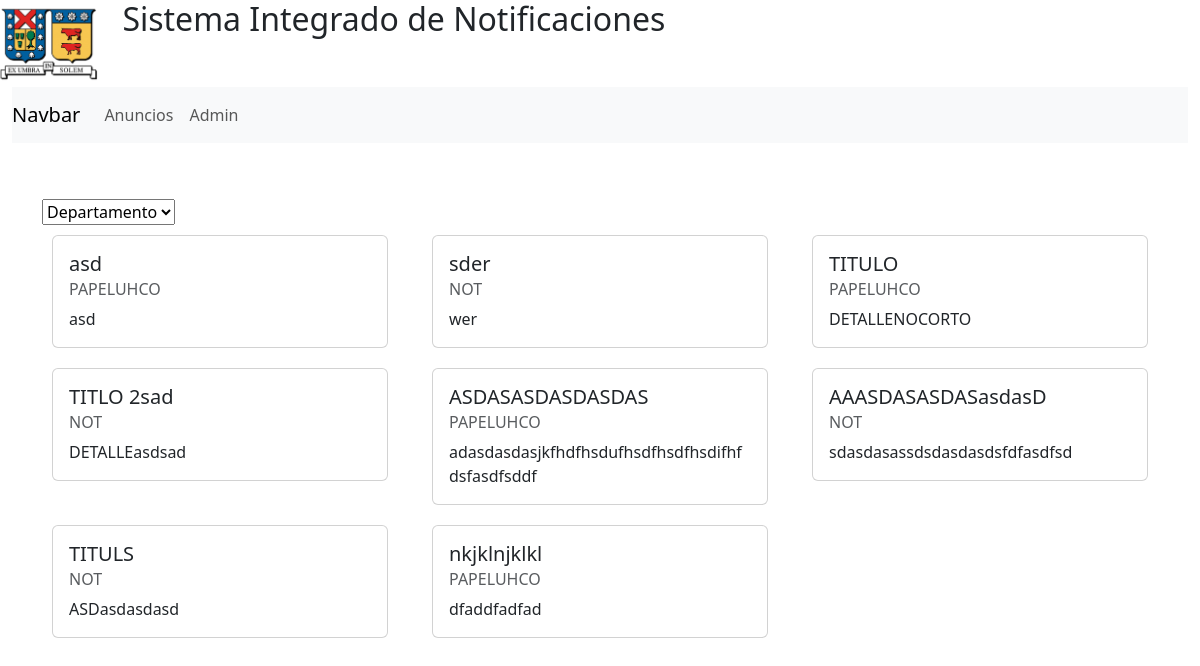
The page /carrera/ on the database its author committed.
### miapp/models.py (models this page shows, shortened)
class Comunicado(models.Model):
    id = models.BigAutoField(primary_key=True)
    titulo = models.CharField(max_length=20)
    detalle = models.CharField(max_length=255)
    detalle_corto = models.CharField(max_length = 126)
    tipo = [    ("S", "Suspencion de actividades"),
                ("C", "Suspencion de clases"),
                ("I", "Informacion")]
    eleccion_tipo = models.CharField(max_length=1, choices=tipo, default="I")
    fecha_publicacion = models.DateField()
    fecha_modificacion = models.DateTimeField()
    entidad = models.ForeignKey(Entidades, on_delete=models.PROTECT)
    visible = models.BooleanField(default=1)

class Entidades(models.Model):
    id = models.BigAutoField(primary_key=True)
    nombre = models.CharField(max_length=255)
    def __str__(self):
        return (self.nombre)
    class Meta:
        verbose_name_plural = "Entidades"

### miapp/views.py (the view)
# urls.py: path('carrera/', views.carreras, name="carreras"),
def carreras(request):
    comunicado = Comunicado.objects.order_by('fecha_publicacion').all()
    entidades = Entidades.objects.all()
    data = {
        'entidades': entidades,
        'comunicados': comunicado,
    }
    return render(request,'miapp/carreras.html', data)

### miapp/templates/miapp/carreras.html
{% extends 'miapp/base.html' %}
{% block content %}
<div class = "container">
<div class = "row">
{% for comunicado in comunicados %}
<div class="col-md-4 col-sm-12">
  <div class="card" style="margin: 10px;">
    <div class="card-body">
      <h5 class="card-title">{{comunicado.titulo}}</h5>
      <h6 class="card-subtitle mb-2 text-muted">{{comunicado.entidad}}</h6>
      <p class="card-text">{{comunicado.detalle}}</p>
    </div>
  </div>
</div>
{% endfor %}
</div>
</div>
{% endblock %}

### miapp/templates/miapp/base.html (shortened to what this page needs)
{% load static %}
<!DOCTYPE html>
<html lang="en">
  <head>
    <link rel="stylesheet" href="{% static 'miapp/css/bootstrap.css' %}" />
    <link rel="stylesheet" href="{% static 'miapp/css/estilos.css' %}" />
    <link rel="stylesheet" href="https://cdn.jsdelivr.net/npm/bootstrap-icons@1.11.1/font/bootstrap-icons.css" />
  </head>
  <body>
    <header class = "row" id = "inicio">
      <img src = "{% static 'miapp\img\Logo_UTFSM.png' %}" class = "col-4" id = "usm-logo" style="height: 10%; width: 10%;">
      <div class = "col-8">
        <h2>Sistema Integrado de Notificaciones</h2>
      </div>
    </header>
    {% include 'miapp/sidebar.html' %}
    <div class="container-fluid">
      <div class="row vh-100">
        <section class="col">
          {% block content %}
          {% endblock %}
        </section>
      </div>
    </div>
  </body>
</html>

### miapp/templates/miapp/sidebar.html (shortened to what this page needs)
<div class = container-fluid>
<nav class="navbar navbar-expand-lg navbar-light bg-light">
  <a class="navbar-brand" href="{% url 'home' %}">Navbar</a>
  <div class="collapse navbar-collapse" id="navbarNav">
    <ul class="navbar-nav">
      <li class="nav-item">
        <a class="nav-link" href="{% url 'carreras' %}">Anuncios</a>
      </li>
      <li class="nav-item">
        <a class="nav-link" href="{% url 'admin:index' %}">Admin</a>
      </li>
    </ul>
  </div>
</nav></div>
<div class="container">
  <h1>ㅤ</h1>
<select name="dep" id="dep">
  <option selected value ="" disabled = "">Departamento</option>
</select>
</div>

### miapp/static/miapp/css/estilos.css (style rules this page uses)
* { margin:0; padding:0; }

### rows shown on the page
Comunicado: titulo "asd", entidad "PAPELUHCO", detalle "asd"
Comunicado: titulo "sder", entidad "NOT", detalle "wer"
Comunicado: titulo "TITULO", entidad "PAPELUHCO", detalle "DETALLENOCORTO"
Comunicado: titulo "TITLO 2sad", entidad "NOT", detalle "DETALLEasdsad"
Comunicado: titulo "ASDASASDASDASDAS", entidad "PAPELUHCO", detalle "adasdasdasjkfhdfhsdufhsdfhsdfhsdifhfdsfasdfsddf"
Comunicado: titulo "AAASDASASDASasdasD", entidad "NOT", detalle "sdasdasassdsdasdasdsfdfasdfsd"
Comunicado: titulo "TITULS", entidad "NOT", detalle "ASDasdasdasd"
Comunicado: titulo "nkjklnjklkl", entidad "PAPELUHCO", detalle "dfaddfadfad"
